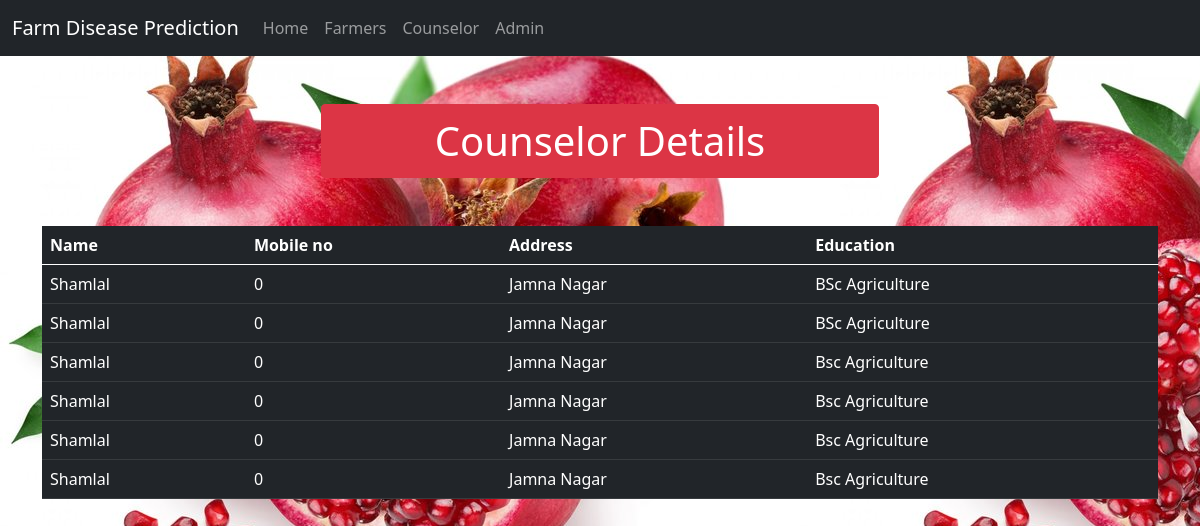
Page /counselordetails/ on the committed database.
### main/models.py (models this page shows, shortened)
class Counselor(models.Model):
    counselor_id = models.AutoField
    name = models.CharField(max_length=100)
    mobile_no = models.IntegerField()
    address = models.CharField(max_length=300)
    education = models.CharField(max_length=200)

### main/views.py (the view)
# urls.py: path('counselordetails/', views.counselordetails, name='counselordetails'),
def counselordetails(request):
    counselors = Counselor.objects.all()
    params = {'counselors': counselors}
    return render(request, 'main/counselor.html', params)

### main/templates/main/counselor.html (shortened to what this page needs)
{% extends 'main/basic.html' %}
{% block css %}
{% load static %}
{% endblock %}
{% block body %}
<div class="container mt-4">
    <div class="d-grid gap-2 col-6 mx-auto my-5">
        <button class="btn btn-danger fs-1" type="button">Counselor Details</button>
    </div>
    <table class="table table-dark table-hover">
        <thead>
            <tr>
                <th scope="col"> Name </th>
                <th scope="col"> Mobile no </th>
                <th scope="col"> Address </th>
                <th scope="col"> Education </th>
            </tr>
        </thead>
        <tbody>
            {% for i in counselors %}
            <tr>
                <td>{{i.name}}</td>
                <td>{{i.mobile_no}}</td>
                <td>{{i.address}}</td>
                <td>{{i.education}}</td>
            </tr>
            {% endfor %}
        </tbody>
    </table>
</div>
{% endblock %}

### main/static/css/custom.css (style rules this page uses)
body { background-image: url('/static/img/6.jpeg'); }

### rows in the picture
Counselor: name "Shamlal", mobile_no "0", address "Jamna Nagar", education "BSc Agriculture"
Counselor: name "Shamlal", mobile_no "0", address "Jamna Nagar", education "BSc Agriculture"
Counselor: name "Shamlal", mobile_no "0", address "Jamna Nagar", education "Bsc Agriculture"
Counselor: name "Shamlal", mobile_no "0", address "Jamna Nagar", education "Bsc Agriculture"
Counselor: name "Shamlal", mobile_no "0", address "Jamna Nagar", education "Bsc Agriculture"
Counselor: name "Shamlal", mobile_no "0", address "Jamna Nagar", education "Bsc Agriculture"
